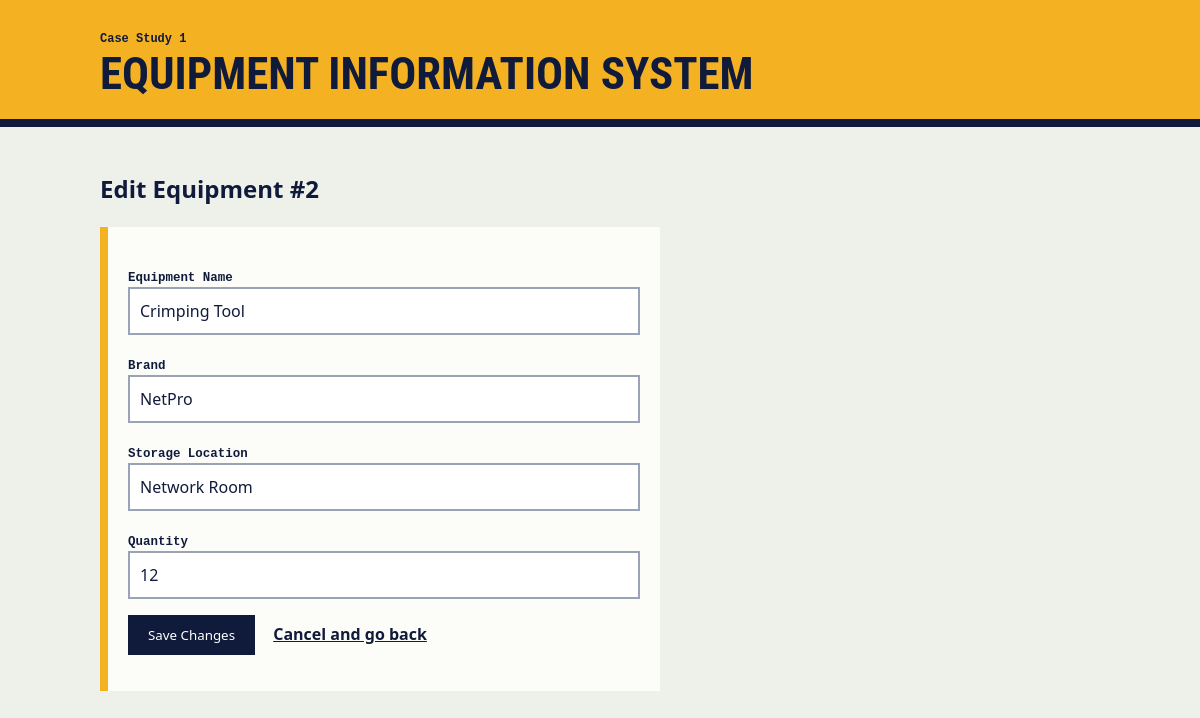
Page /equipment-system/edit.php?id=2 on the committed database.
### tables this page shows
CREATE TABLE equipment (
    id INT AUTO_INCREMENT PRIMARY KEY,
    equipment_name VARCHAR(150) NOT NULL,
    brand VARCHAR(100) NOT NULL,
    storage_location VARCHAR(50) NOT NULL,
    quantity INT NOT NULL
);

### equipment-system/edit.php (the view, shortened to what this page needs)
<?php
require_once 'config.php';
function e($value): string
{
    return htmlspecialchars((string) $value, ENT_QUOTES, 'UTF-8');
}
$requested_id = $_SERVER['REQUEST_METHOD'] === 'POST' ? ($_POST['id'] ?? '') : ($_GET['id'] ?? '');
$id = filter_var($requested_id ?? '', FILTER_VALIDATE_INT, ['options' => ['min_range' => 1]]);
$record = false;
if ($id !== false) {
    $statement = $pdo->prepare('SELECT * FROM equipment WHERE id = :id');
    $statement->execute([':id' => $id]);
    $record = $statement->fetch();
}
    ?>
<?php
$record_input = [
    'equipment_name' => (string) $record['equipment_name'],
    'brand' => (string) $record['brand'],
    'storage_location' => (string) $record['storage_location'],
    'quantity' => (string) $record['quantity'],
];
?>
<!DOCTYPE html>
<html lang="en">
<head>
    <link rel="stylesheet" href="../assets/crud.css">
</head>
<body class="case-1">
<header>
    <p class="case-no">Case Study 1</p>
    <h1>Equipment Information System</h1>
</header>
<main>
    <h2>Edit Equipment #<?= e($id) ?></h2>
    <form method="post">
        <p>
            <label for="equipment_name">Equipment Name</label><br>
            <input type="text" id="equipment_name" name="equipment_name" maxlength="150" placeholder="e.g. Digital Multimeter" value="<?= e($record_input['equipment_name']) ?>" required>
        </p>
        <p>
            <label for="brand">Brand</label><br>
            <input type="text" id="brand" name="brand" maxlength="100" placeholder="e.g. TestLab" value="<?= e($record_input['brand']) ?>" required>
        </p>
        <p>
            <label for="storage_location">Storage Location</label><br>
            <input type="text" id="storage_location" name="storage_location" maxlength="50" placeholder="e.g. Laboratory 2" value="<?= e($record_input['storage_location']) ?>" required>
        </p>
        <p>
            <label for="quantity">Quantity</label><br>
            <input type="number" id="quantity" name="quantity" min="0" step="1" value="<?= e($record_input['quantity']) ?>" required>
        </p>
        <p>
            <button type="submit">Save Changes</button>
            <a href="index.php">Cancel and go back</a>
        </p>
    </form>
</main>
</body>
</html>

### assets/crud.css (style rules this page uses)
:root { --ink: #101a3a; --folder: #f4b223; }
* { box-sizing: border-box; }
body { margin: 0; font-family: "IBM Plex Sans", "Segoe UI", Arial, sans-serif; background: #eef0ea; color: var(--ink); line-height: 1.5; }
header { background: var(--folder); border-bottom: 8px solid var(--ink); padding: 18px max(16px, calc((100% - 1000px) / 2)) 22px; }
h1 { font-family: "Arial Narrow", "Roboto Condensed", Impact, sans-serif; font-size: clamp(1.8rem, 5vw, 2.8rem); text-transform: uppercase; line-height: 1.05; margin: 4px 0 0; }
.case-no { font: 600 .75rem Consolas, monospace; margin: 14px 0 0; }
main { max-width: 1032px; margin: 0 auto; padding: 24px 16px 60px; }
a { color: var(--ink); font-weight: 600; }
.button, button { display: inline-block; background: var(--ink); color: #fff; border: 0; padding: 11px 20px; font: 700 .95rem inherit; font-family: inherit; text-decoration: none; cursor: pointer; margin-right: 14px; }
form, dl { background: #fcfdf9; border-left: 8px solid var(--folder); padding: 20px; max-width: 560px; }
label, dt { font: 600 .78rem Consolas, monospace; }
input, select { width: 100%; padding: 10px; border: 2px solid #9aa2b8; font: inherit; background: #fff; color: var(--ink); }

### rows in the picture
equipment: equipment_name "Crimping Tool", brand "NetPro", storage_location "Network Room", quantity "12"

### other values in the picture
$id "2"
